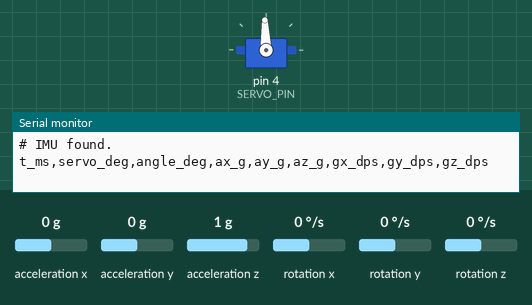
Recording of a sketch running on a simulated Arduino Uno, built with avr-gcc and run on an emulated ATmega328P. Shown: servo, the last lines printed to the serial monitor. Wiring (inferred from the names in the program): MPU-6050 motion sensor at I2C address 0x68. The test bench sets the inputs (shaded band); at power-on: acceleration x 0 g, acceleration y 0 g, acceleration z 1 g, rotation x 0 °/s, rotation y 0 °/s, rotation z 0 °/s.

Above: at 1.05 s.
At 2.0 s:
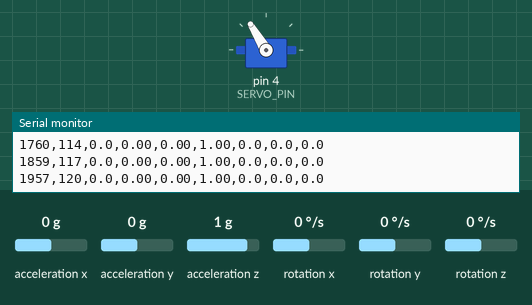
At 2.8 s:
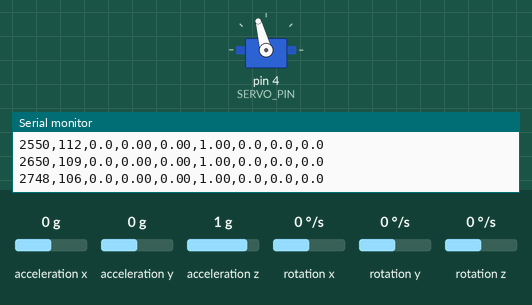
At 5.25 s:
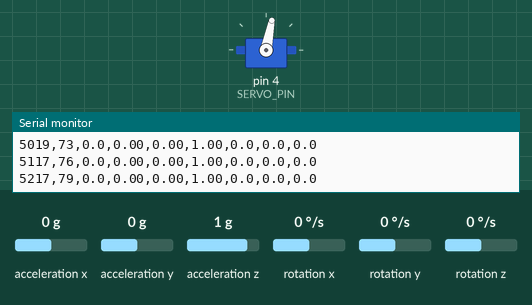
Timing chart, 0 to 7.0 s (numbered marks = the images above):
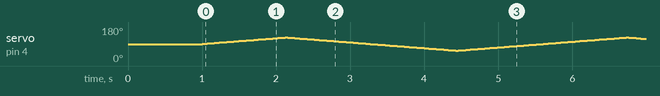

The sketch:

hardware_test.ino
```cpp
// hardware_test.ino
// Simple wiring check for the TVC hardware (SparkFun RedBoard):
//   - sweeps the servo slowly back and forth around center
//   - prints IMU readings and the servo position to the Serial Monitor
// No control/PID here -- that's tvc_controller.ino. Use this first to
// confirm the servo moves and the IMU reads sensibly.
//
// Wiring:
//   Servo signal -> D4, servo power -> separate 6V supply, grounds tied together
//   GY-521: VCC -> 5V, GND -> GND, SDA -> SDA, SCL -> SCL
//
// Serial Monitor: 115200 baud. Output is CSV (lines starting with # are
// status messages), so it can be saved with log_serial.m and opened in
// MATLAB/Excel.

#include <Wire.h>
#include <Servo.h>

const int SERVO_PIN = 4;
const uint8_t MPU_ADDR = 0x68;   // GY-521 default address

const int CENTER_DEG = 90;       // servo center (180 degree servo)
const int SWEEP_DEG = 35;        // sweep +/- this much around center -- same
                                 // as the controller's fan tilt limit, so the
                                 // gimbal never goes further than it will in use
const int STEP_DELAY_MS = 30;    // time per 1 degree step (bigger = slower sweep)

const bool SWEEP = true;
// Set to false to HOLD the servo still at center. If it still twitches
// while holding, the problem is power/ground/signal wiring -- not the
// IMU or the control code.

Servo servo;
int servo_deg = CENTER_DEG;
int direction = 1;
unsigned long imu_errors = 0;
bool imu_ok = false;

void setup() {
  Serial.begin(115200);
  Wire.begin();
  Wire.setWireTimeout(3000, true);   // don't freeze forever if the I2C bus glitches
  Serial.println(F("# BOOT (if you see this more than once, the board is resetting -- check servo power)"));

  servo.attach(SERVO_PIN, 500, 2500);   // 500-2500 us = 0-180 degrees
  servo.write(CENTER_DEG);

  // Wake up the MPU-6050 (it starts in sleep mode)
  Wire.beginTransmission(MPU_ADDR);
  imu_ok = (Wire.endTransmission() == 0);
  if (imu_ok) {
    Wire.beginTransmission(MPU_ADDR);
    Wire.write(0x6B);   // PWR_MGMT_1
    Wire.write(0x00);   // wake up
    Wire.endTransmission();
    Serial.println(F("# IMU found."));
  } else {
    Serial.println(F("# IMU NOT FOUND -- check SDA/SCL wiring and power. Servo will still sweep."));
  }

  delay(1000);   // sit at center for a second
  Serial.println(F("t_ms,servo_deg,angle_deg,ax_g,ay_g,az_g,gx_dps,gy_dps,gz_dps"));
}

void loop() {
  // --- Move the servo one degree (or hold at center if SWEEP is false) ---
  if (SWEEP) {
    servo_deg += direction;
    if (servo_deg >= CENTER_DEG + SWEEP_DEG || servo_deg <= CENTER_DEG - SWEEP_DEG) {
      direction = -direction;   // turn around at the ends
    }
  }
  servo.write(servo_deg);

  // --- Read the IMU (default ranges: +/-2 g, +/-250 deg/s) ---
  float ax = 0, ay = 0, az = 0, gx = 0, gy = 0, gz = 0;
  if (imu_ok) {
    Wire.beginTransmission(MPU_ADDR);
    Wire.write(0x3B);   // start at ACCEL_XOUT_H
    bool ok = (Wire.endTransmission(false) == 0) &&
              (Wire.requestFrom(MPU_ADDR, (uint8_t)14) == 14);
    if (ok) {
      int16_t raw[7];
      for (int i = 0; i < 7; i++) raw[i] = (Wire.read() << 8) | Wire.read();
      ax = raw[0] / 16384.0;  ay = raw[1] / 16384.0;  az = raw[2] / 16384.0;   // g
      gx = raw[4] / 131.0;    gy = raw[5] / 131.0;    gz = raw[6] / 131.0;     // deg/s
    } else {
      imu_errors++;
      Serial.print(F("# IMU read failed, "));
      Serial.print(imu_errors);
      Serial.println(F(" total -- check SDA/SCL wires, grounds, servo power"));
    }
  }

  // Tilt angle from the accelerometer, about the IMU's X axis -- the same
  // axis tvc_controller.ino uses by default. Should read ~0 when the chip
  // is flat and face-up, and change as you tilt it.
  float angle_deg = degrees(atan2(ay, az));

  // --- Print (every 3rd step, about 10 rows per second) ---
  static int count = 0;
  if (++count % 3 == 0) {
    Serial.print(millis());   Serial.print(',');
    Serial.print(servo_deg);  Serial.print(',');
    Serial.print(angle_deg, 1); Serial.print(',');
    Serial.print(ax, 2); Serial.print(',');
    Serial.print(ay, 2); Serial.print(',');
    Serial.print(az, 2); Serial.print(',');
    Serial.print(gx, 1); Serial.print(',');
    Serial.print(gy, 1); Serial.print(',');
    Serial.println(gz, 1);
  }

  delay(STEP_DELAY_MS);
}
```
